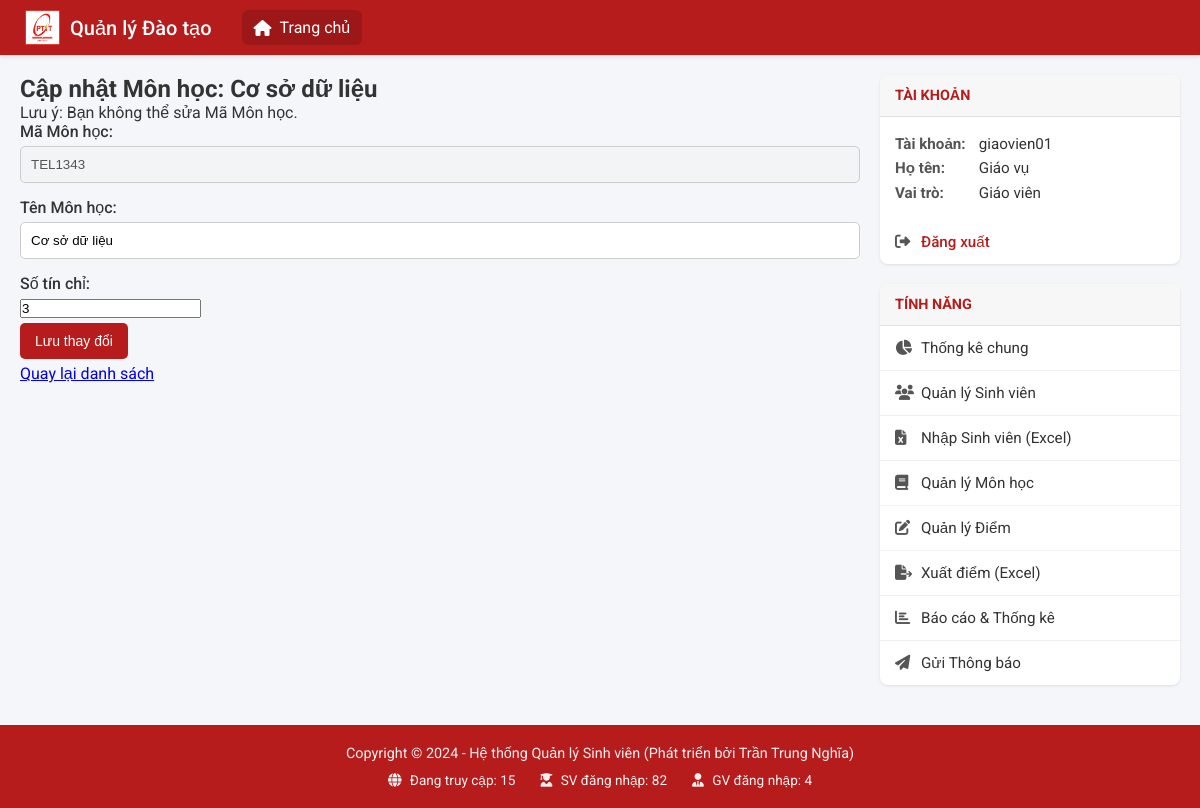
The app's page /admin/courses/edit/TEL1343 (signed in) with its own data.
### api/index.py (models this page shows, shortened)
class MonHoc(db.Model):
    __tablename__ = 'mon_hoc'
    ma_mh = db.Column(db.String(50), primary_key=True)
    ten_mh = db.Column(db.String(100), nullable=False)
    so_tin_chi = db.Column(db.Integer, nullable=False)
    ket_qua_list = db.relationship('KetQua', backref='mon_hoc', lazy=True, cascade='all, delete-orphan', foreign_keys='KetQua.ma_mh')

class TaiKhoan(UserMixin, db.Model):
    __tablename__ = 'tai_khoan'
    username = db.Column(db.String(50), primary_key=True) #
    password = db.Column(db.String(255), nullable=False) #
    vai_tro = db.Column(db.Enum(VaiTroEnum), nullable=False)

### api/index.py (the view, shortened to what this page needs)
@app.route('/admin/courses/edit/<ma_mh>', methods=['GET', 'POST'])
@login_required
@role_required(VaiTroEnum.GIAOVIEN)
def admin_edit_course(ma_mh):
    course = MonHoc.query.get_or_404(ma_mh)
    return render_template('admin_edit_course.html', course=course)

### api/index.py (called while the page is built)
@login_manager.user_loader
def load_user(user_id):
    return TaiKhoan.query.get(user_id)

def role_required(vai_tro_enum):
    def decorator(f):
        @wraps(f)
        def decorated_function(*args, **kwargs):
            if not current_user.is_authenticated:
                return redirect(url_for('login'))
            if current_user.vai_tro != vai_tro_enum:
                abort(403)
            return f(*args, **kwargs)
        return decorated_function
    return decorator

### templates/admin_edit_course.html (shortened to what this page needs)
{% extends "_layout.html" %}
{% block content %}
    <h2>Cập nhật Môn học: {{ course.ten_mh }}</h2>
    <p>Lưu ý: Bạn không thể sửa Mã Môn học. </p>
    <form method="POST" action="{{ url_for('admin_edit_course', ma_mh=course.ma_mh) }}">
        <p>
            <label>Mã Môn học:</label>
            <input type="text" name="ma_mh" value="{{ course.ma_mh }}" disabled>
        </p>
        <p>
            <label>Tên Môn học:</label>
            <input type="text" name="ten_mh" value="{{ course.ten_mh }}" required>
        </p>
        <p>
            <label>Số tín chỉ:</label>
            <input type="number" name="so_tin_chi" value="{{ course.so_tin_chi }}" min="1" required>
        </p>
        <p>
            <input type="submit" value="Lưu thay đổi">
        </p>
    </form>
    <a href="{{ url_for('admin_manage_courses') }}">Quay lại danh sách</a>
{% endblock %}

### templates/_layout.html (shortened to what this page needs)
<!DOCTYPE html>
<html lang="vi">
<head>
    <link rel="stylesheet" href="https://cdnjs.cloudflare.com/ajax/libs/font-awesome/6.5.1/css/all.min.css">
</head>
<body>
    <header class="app-header">
        <div class="header-logo">
            <img src="{{ url_for('static', filename='logo.png') }}" alt="Logo">
            <a href="{{ url_for('home') }}" class="header-logo-text">Quản lý Đào tạo</a>
        </div>
        <nav class="header-nav">
            <a href="{{ url_for('home') }}" class="active">
                <i class="fa-solid fa-house"></i>
                <span>Trang chủ</span>
            </a>
            </nav>
    </header>
    <div class="app-container">
        <main class="main-content">
            {% block content %}{% endblock %}
        </main>
        <aside class="sidebar-right">
            {% if current_user.is_authenticated %}
                <div class="sidebar-group">
                    <h3 class="sidebar-header">Tài khoản</h3>
                    <div class="sidebar-content">
                        <strong>Tài khoản:</strong> {{ current_user.username }}<br>
                        <strong>Họ tên:</strong> {{ current_user.sinh_vien.ho_ten if current_user.sinh_vien else 'Giáo vụ' }}<br>
                        <strong>Vai trò:</strong> {{ 'Sinh viên' if current_user.vai_tro.value == 'SINHVIEN' else 'Giáo viên' }}
                    </div>
                    <nav class="sidebar-nav">
                        <a href="{{ url_for('logout') }}" class="logout-link">
                            <i class="fa-solid fa-right-from-bracket"></i>
                            Đăng xuất
                        </a>
                    </nav>
                </div>
                <div class="sidebar-group">
                    <h3 class="sidebar-header">Tính năng</h3>
                    <nav class="sidebar-nav">
                    {% if current_user.vai_tro.value == 'SINHVIEN' %}
                        <a href="{{ url_for('student_dashboard') }}"><i class="fa-solid fa-bell"></i> Thông báo</a>
                        <a href="{{ url_for('student_profile') }}"><i class="fa-solid fa-user-pen"></i> Thông tin cá nhân</a>
                        <a href="#"><i class="fa-solid fa-book-open"></i> Chương trình học</a>
                        <a href="{{ url_for('student_grades') }}"><i class="fa-solid fa-chart-simple"></i> Xem điểm & GPA</a>
                        <a href="#"><i class="fa-solid fa-calendar-days"></i> Xem lịch học</a>
                        <a href="#"><i class="fa-solid fa-file-pen"></i> Đăng ký môn học</a>
                    {% elif current_user.vai_tro.value == 'GIAOVIEN' %}
                        <a href="{{ url_for('admin_dashboard') }}"><i class="fa-solid fa-chart-pie"></i> Thống kê chung</a>
                        <a href="{{ url_for('admin_manage_students') }}"><i class="fa-solid fa-users"></i> Quản lý Sinh viên</a>
                        <a href="{{ url_for('admin_import_students') }}"><i class="fa-solid fa-file-excel"></i> Nhập Sinh viên (Excel)</a>
                        <a href="{{ url_for('admin_manage_courses') }}"><i class="fa-solid fa-book"></i> Quản lý Môn học</a>
                        <a href="{{ url_for('admin_manage_grades') }}"><i class="fa-solid fa-pen-to-square"></i> Quản lý Điểm</a>
                        <a href="{{ url_for('admin_export_grades') }}"><i class="fa-solid fa-file-export"></i> Xuất điểm (Excel)</a>
                        <a href="{{ url_for('admin_reports_index') }}"><i class="fa-solid fa-chart-bar"></i> Báo cáo & Thống kê</a>
                        <a href="{{ url_for('admin_send_notification') }}"><i class="fa-solid fa-paper-plane"></i> Gửi Thông báo</a>
                    {% endif %}
                    </nav>
                </div>
            {% endif %}
        </aside>
    </div>
    <footer class="app-footer">
        <p>Copyright &copy; 2024 - Hệ thống Quản lý Sinh viên (Phát triển bởi Trần Trung Nghĩa)</p>
        <div class="footer-stats">
            <span><i class="fa-solid fa-globe"></i> Đang truy cập: 15</span>
            <span><i class="fa-solid fa-user-graduate"></i> SV đăng nhập: 82</span>
            <span><i class="fa-solid fa-user-tie"></i> GV đăng nhập: 4</span>
        </div>
    </footer>
</body>
</html>

### templates/_layout.html (style rules this page uses)
.btn, input[type="submit"], .btn-export { display: inline-block; padding: 8px 15px; background-color: var(--primary-color); color: white; font-weight: bold; border: none; border-radius: 5px; cursor: pointer; text-decoration: none; font-size: 14px; text-align: center; transition: background-color 0.2s, opacity 0.2s; margin: 5px 0; }
:root { --primary-color: #b71c1c; --light-gray: #f4f6f9; --border-color: #e0e0e0; --card-shadow: 0 1px 3px rgba(0,0,0,0.1); }
* { box-sizing: border-box; margin: 0; padding: 0; }
html { height: 100%; }
body { font-family: 'Roboto', sans-serif; background-color: var(--light-gray); display: flex; flex-direction: column; min-height: 100vh; color: #333; }
.app-header { background-color: var(--primary-color); color: white; padding: 0 25px; display: flex; align-items: center; height: 55px; box-shadow: 0 2px 4px rgba(0,0,0,0.1); }
.header-logo { display: flex; align-items: center; gap: 10px; }
.header-logo img { height: 35px; }
.header-logo-text { font-size: 1.25rem; font-weight: 500; color: white; text-decoration: none; }
.header-nav { margin-left: 30px; display: flex; gap: 15px; }
.header-nav a { color: white; text-decoration: none; font-size: 1rem; display: flex; align-items: center; gap: 8px; padding: 8px 12px; border-radius: 6px; transition: background-color 0.2s; }
.header-nav a:hover, .header-nav a.active { background-color: rgba(0,0,0,0.15); }
.app-container { display: flex; flex: 1; width: 100%; max-width: 1400px; margin: 20px auto; gap: 20px; padding: 0 20px; }
.main-content { flex: 3; min-width: 0; }
.sidebar-right { flex: 1; min-width: 300px; }
.app-footer { background-color: var(--primary-color); color: #eee; padding: 20px; text-align: center; font-size: 0.9rem; margin-top: auto; }
.footer-stats { display: flex; justify-content: center; gap: 25px; margin-top: 10px; font-size: 0.85rem; color: #f0f0f0; }
.footer-stats span i { margin-right: 5px; }
.sidebar-group { background: #fff; border-radius: 8px; box-shadow: var(--card-shadow); margin-bottom: 20px; overflow: hidden; }
.sidebar-header { background-color: #f7f7f7; border-bottom: 1px solid var(--border-color); color: var(--primary-color); padding: 12px 15px; margin: 0; font-size: 0.9em; font-weight: 700; text-transform: uppercase; }
.sidebar-content { padding: 15px; font-size: 0.95rem; line-height: 1.6; }
.sidebar-content strong { display: inline-block; min-width: 80px; color: #555; }
.sidebar-nav a { display: block; text-decoration: none; color: #333; padding: 13px 15px; border-bottom: 1px solid #f0f0f0; font-size: 0.95rem; transition: background-color 0.2s; display: flex; align-items: center; gap: 10px; }
.sidebar-nav a i { color: #555; width: 16px; }
.sidebar-nav a:last-child { border-bottom: none; }
.sidebar-nav a.logout-link { color: var(--primary-color); font-weight: 500; }
form label { display: block; font-weight: 500; margin-bottom: 5px; }
form input[type="text"], form input[type="password"] { width: 100%; padding: 10px; border: 1px solid #ccc; border-radius: 5px; margin-bottom: 15px; }
form input[type="submit"] { background: var(--primary-color); color: white; border: none; padding: 10px 15px; border-radius: 5px; cursor: pointer; font-weight: 500; }

### records on screen
MonHoc: ten_mh "Cơ sở dữ liệu", ma_mh "TEL1343", so_tin_chi "3"
TaiKhoan: username "giaovien01", vai_tro "Giáo viên"

### other values on screen
{{ current_user.sinh_vien.ho_ten if current_user.sinh_vien else 'Giáo vụ' }} "Giáo vụ"
